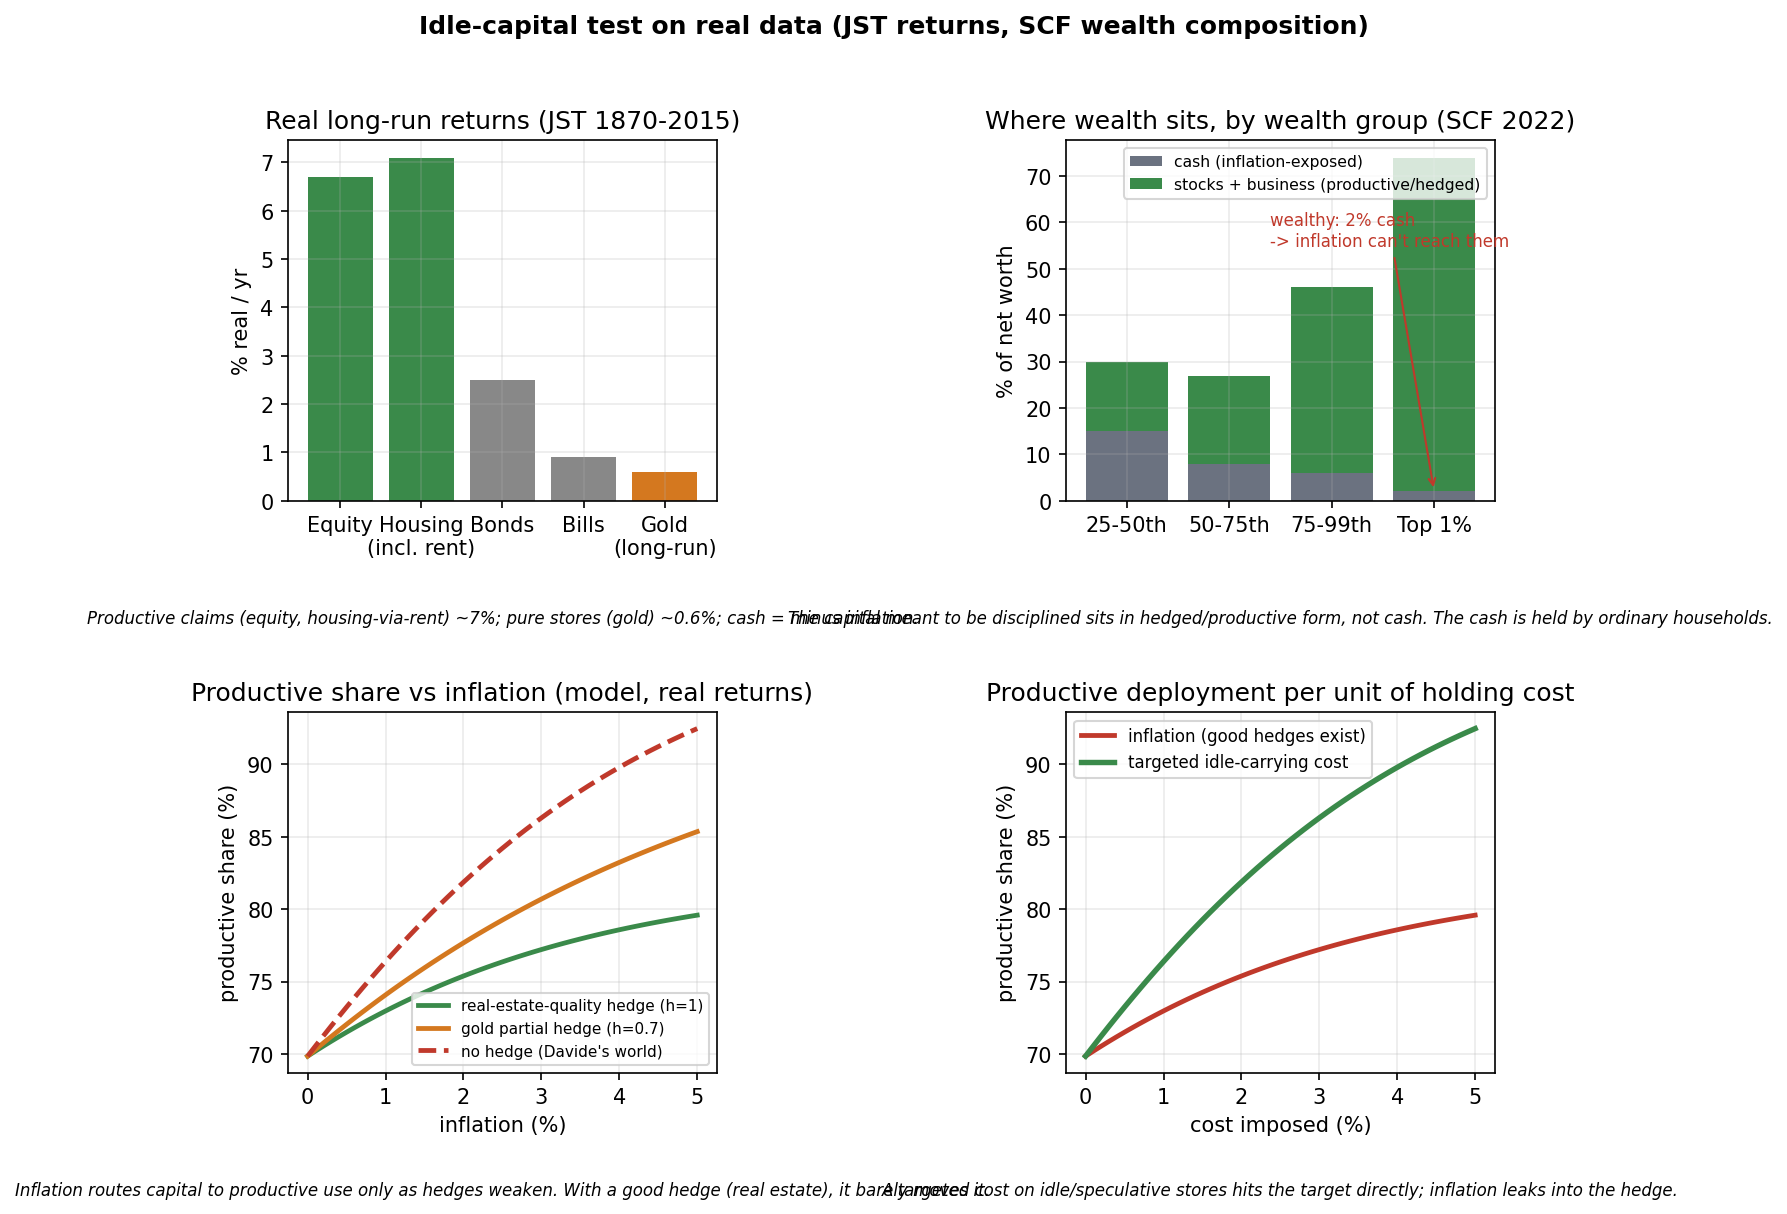

This chart was generated by the following Python code:
"""
Calibrated version of the idle-capital test, on REAL data.
Sources:
  - Real long-run returns: Jordà-Schularick-Taylor "Rate of Return on Everything" 1870-2015 (16 econ.).
  - Portfolio composition by wealth: SCF 2022 (Richmond Fed EB 23-39, Table 2; Fed DFA).
Honesty correction surfaced by the real data: ordinary households are heavily LEVERAGED (mortgages
~96% of net worth at the 25-50th pct), so mild inflation erodes their DEBT as well as their cash ->
net incidence is ambiguous, NOT cleanly 'regressive' as the illustrative model implied. What survives
and sharpens is the ESCAPE: the wealthy hold ~2% of net worth in cash and ~98% in hedged/productive
assets, so inflation structurally can't reach the rentier capital it's meant to discipline.
"""
import numpy as np, matplotlib.pyplot as plt

# ---- REAL INPUTS ----
JST = {'Equity':6.7,'Housing\n(incl. rent)':7.1,'Bonds':2.5,'Bills':0.9,'Gold\n(long-run)':0.6}  # % real, JST 1870-2015
bins=['25-50th','50-75th','75-99th','Top 1%']
cash_pct   =[15,8,6,2]      # cash as % of net worth (SCF 2022, Table 2)
mort_pct   =[-96,-35,-13,-3]
prod_pct   =[15,19,40,72]   # stocks+business as % net worth (productive claims)
print("REAL DATA:")
print(f"  JST real returns: equity 6.7%, housing 7.1% (mostly rent->productive), bills 0.9%, gold ~0.6%")
print(f"  SCF cash share of net worth: {dict(zip(bins,cash_pct))}  -> wealthy hold ~2%, ordinary ~15%")
print(f"  Bottom 50% own ~1.1% of all corporate equities (Fed DFA, 2025).")
print(f"  Leverage note: at 25-50th pct, mortgages = -96% of net worth -> inflation also erodes their debt.")

# ---- allocation model with REAL returns ----
r_p, r_s = 0.067, 0.006      # productive (JST equity), speculative store (gold)
lam_c, lam_s, lam_p = 0.021, 0.015, 0.0   # liquidity/safety premia, calibrated to baseline ~ (cash .15, spec .15, prod .70)
sig=0.03
def shares(pi,h):
    u=np.array([-pi+lam_c, r_s-(1-h)*pi+lam_s, r_p+lam_p])
    e=np.exp(u/sig); return e/e.sum()
base=shares(0,1)
print(f"\n  baseline allocation (pi=0): cash {base[0]:.2f}  spec {base[1]:.2f}  prod {base[2]:.2f}  (calibrated)")
for h,lab in [(1.0,'real-estate-quality hedge'),(0.7,'gold/commodity partial hedge'),(0.0,'no hedge')]:
    s=shares(0.03,h); print(f"  inflation 3%, {lab:30}: prod {s[2]:.2f}  (+{(s[2]-base[2])*100:.0f} pts)")

# ---- figure ----
plt.rcParams.update({'font.size':10,'axes.grid':True,'grid.alpha':.25,'figure.dpi':150})
fig,ax=plt.subplots(2,2,figsize=(11,8.6))
fig.suptitle("Idle-capital test on real data (JST returns, SCF wealth composition)",fontsize=12,fontweight='bold')
PROD,SPEC,CASH,R='#3a8a4a','#d4781f','#6b7280','#c0392b'

a=ax[0,0]
ks=list(JST.keys()); vs=list(JST.values()); cols=[PROD,PROD,'#888','#888',SPEC]
a.bar(ks,vs,color=cols); a.set_title("Real long-run returns (JST 1870-2015)"); a.set_ylabel("% real / yr")
a.text(.5,-.34,"Productive claims (equity, housing-via-rent) ~7%; pure stores (gold) ~0.6%; cash = minus inflation.",transform=a.transAxes,ha='center',fontsize=8,style='italic')

a=ax[0,1]
x=np.arange(4)
a.bar(x,cash_pct,color=CASH,label='cash (inflation-exposed)')
a.bar(x,prod_pct,bottom=cash_pct,color=PROD,label='stocks + business (productive/hedged)')
a.set_xticks(x); a.set_xticklabels(bins); a.set_title("Where wealth sits, by wealth group (SCF 2022)"); a.set_ylabel("% of net worth"); a.legend(fontsize=7.5)
a.annotate("wealthy: 2% cash\n-> inflation can't reach them",xy=(3,2),xytext=(1.4,55),fontsize=8,color=R,arrowprops=dict(arrowstyle='->',color=R))
a.text(.5,-.34,"The capital meant to be disciplined sits in hedged/productive form, not cash. The cash is held by ordinary households.",transform=a.transAxes,ha='center',fontsize=8,style='italic')

a=ax[1,0]
pis=np.linspace(0,0.05,51)
for h,c,ls,lab in [(1.0,PROD,'-','real-estate-quality hedge (h=1)'),(0.7,SPEC,'-','gold partial hedge (h=0.7)'),(0.0,R,'--','no hedge (Davide\'s world)')]:
    a.plot(pis*100,[shares(p,h)[2]*100 for p in pis],color=c,ls=ls,lw=2.3,label=lab)
a.set_title("Productive share vs inflation (model, real returns)"); a.set_xlabel("inflation (%)"); a.set_ylabel("productive share (%)"); a.legend(fontsize=7.3)
a.text(.5,-.34,"Inflation routes capital to productive use only as hedges weaken. With a good hedge (real estate), it barely moves it.",transform=a.transAxes,ha='center',fontsize=8,style='italic')

a=ax[1,1]
costs=np.linspace(0,0.05,51)
a.plot(costs*100,[shares(c,1.0)[2]*100 for c in costs],color=R,lw=2.3,label='inflation (good hedges exist)')
def shares_targeted(tau):
    u=np.array([0-tau+lam_c, r_s-tau+lam_s, r_p+lam_p]); e=np.exp(u/sig); return e/e.sum()
a.plot(costs*100,[shares_targeted(c)[2]*100 for c in costs],color=PROD,lw=2.6,label='targeted idle-carrying cost')
a.set_title("Productive deployment per unit of holding cost"); a.set_xlabel("cost imposed (%)"); a.set_ylabel("productive share (%)"); a.legend(fontsize=8)
a.text(.5,-.34,"A targeted cost on idle/speculative stores hits the target directly; inflation leaks into the hedge.",transform=a.transAxes,ha='center',fontsize=8,style='italic')

fig.tight_layout(rect=[0,0.02,1,0.96]); fig.savefig("behavioral_calibrated.png",bbox_inches='tight',facecolor='white')
print("\nsaved behavioral_calibrated.png")
